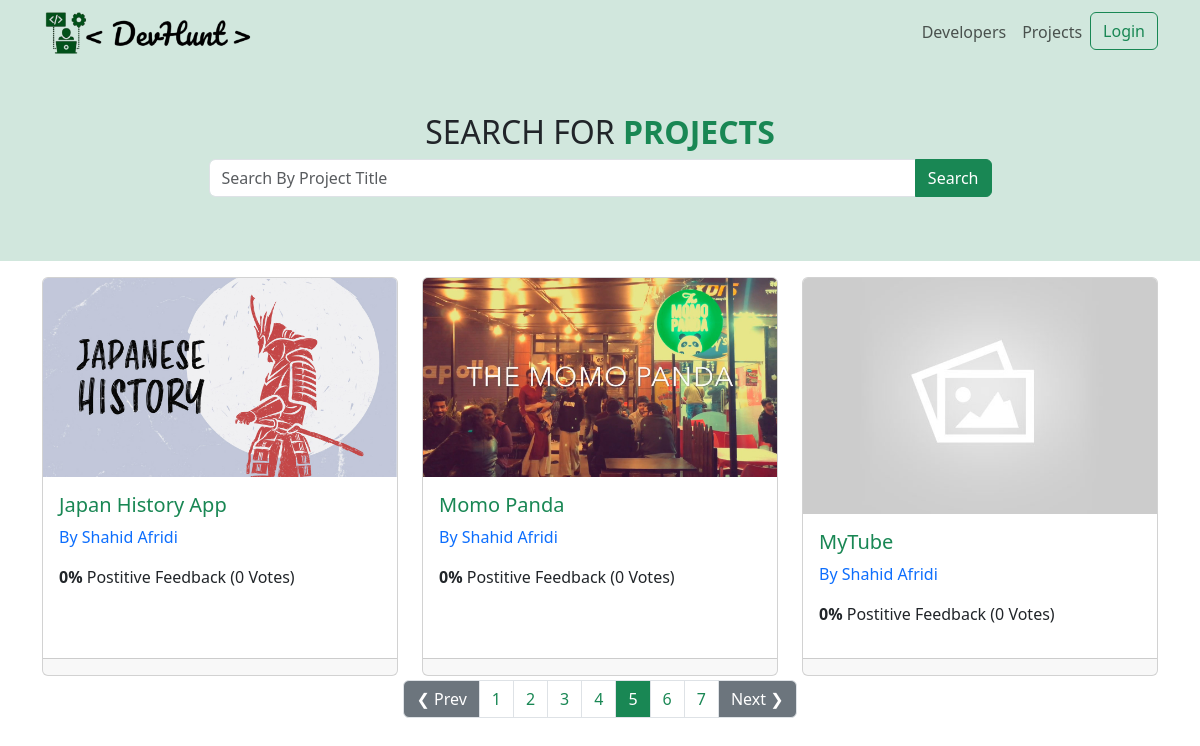
Page /projects/?page=5 on the earlier database version.
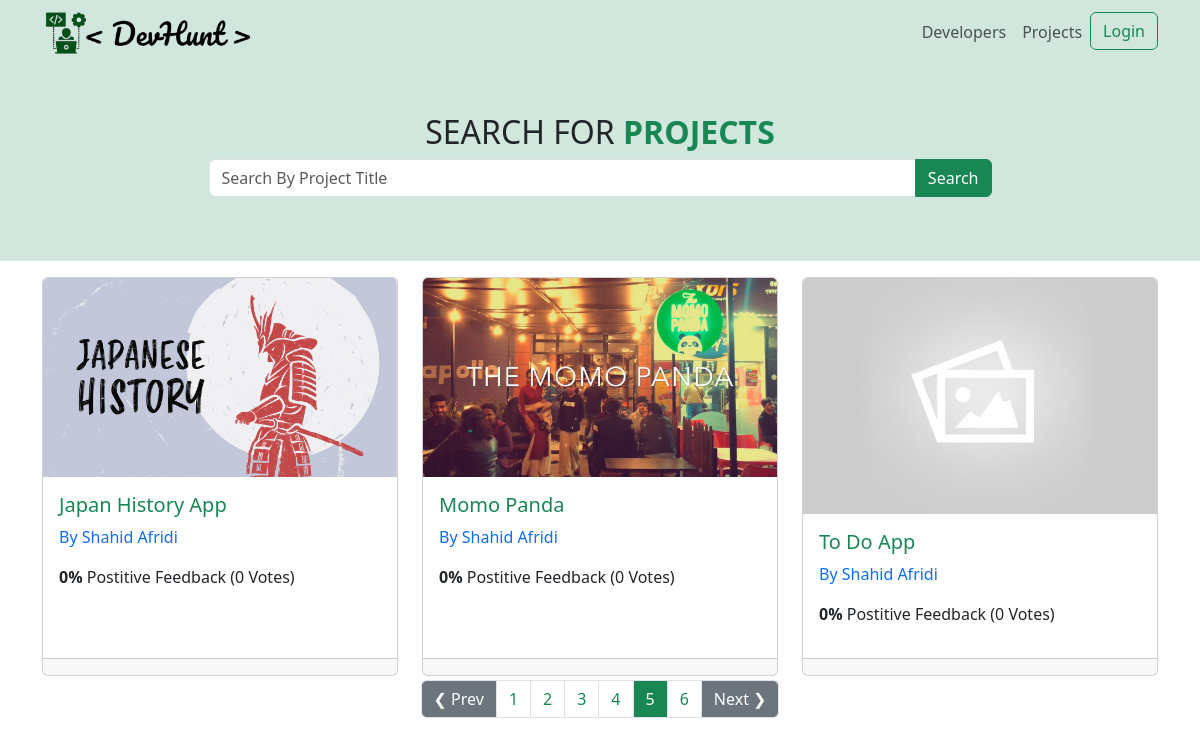
Same page on the later database version.
### projects/models.py (models this page shows, shortened)
class Project(models.Model):
    owner = models.ForeignKey(
        Profile, blank=True, null=True, on_delete=models.CASCADE)
    title = models.CharField(max_length=255)
    description = models.TextField(null=True, blank=True)
    featured_image = models.ImageField(
        null=True, blank=True, default='default.jpg')
    demo_link = models.CharField(max_length=200, null=True, blank=True)
    source_link = models.CharField(max_length=200, null=True, blank=True)
    tags = models.ManyToManyField('Tag', blank=True)
    vote_total = models.IntegerField(default=0, null=True, blank=True)
    vote_ratio = models.IntegerField(default=0, null=True, blank=True)
    created_at = models.DateTimeField(auto_now_add=True)
    id = models.UUIDField(default=uuid.uuid4, unique=True,
                          primary_key=True, editable=False)
    class Meta:
        ordering = ['-vote_total','-vote_ratio', 'title']
    @property
    def imageURL(self):
        try:
            url = self.featured_image.url
        except:
            url = ''
        return url

### users/models.py (models this page shows, shortened)
class Profile(models.Model):
    user = models.OneToOneField(
        User, on_delete=models.CASCADE, blank=True, null=True)
    name = models.CharField(max_length=255, blank=True, null=True)
    email = models.EmailField(max_length=500, blank=True, null=True)
    username = models.CharField(max_length=255, blank=True, null=True)
    short_intro = models.CharField(max_length=200, blank=True, null=True)
    location = models.CharField(max_length=200, blank=True, null=True)
    bio = models.TextField(blank=True, null=True)
    profile_image = models.ImageField(
        blank=True, null=True, upload_to='profiles/', default='profiles/user-default.png')
    social_github = models.CharField(max_length=200, blank=True, null=True)
    social_twitter = models.CharField(max_length=200, blank=True, null=True)
    social_linkedin = models.CharField(max_length=200, blank=True, null=True)
    social_youtube = models.CharField(max_length=200, blank=True, null=True)
    social_website = models.CharField(max_length=200, blank=True, null=True)
    created_at = models.DateTimeField(auto_now_add=True)
    id = models.UUIDField(default=uuid.uuid4, unique=True,
                          primary_key=True, editable=False)
    class Meta:
        ordering = ['created_at']

### projects/views.py (the view)
# urls.py: path('projects/', include('projects.urls')),
def projects(request):
    projects, search_query = searchProject(request)
    projects, custom_range, paginator = paginateProjects(request, projects, 3)
    context = {
        'projects': projects,
        'search_query': search_query,
        'paginator': paginator,
        'custom_range': custom_range
    }
    return render(request, 'projects/projects.html', context)

### projects/utils.py (called while the page is built)
def searchProject(request):
    search_query = ''
    if request.GET.get('search_query'):
        search_query = request.GET.get('search_query')
    tags = Tag.objects.filter(name__icontains=search_query)
    projects = Project.objects.distinct().filter(
        Q(title__icontains=search_query) |
        Q(owner__name__icontains=search_query) |
        Q(tags__in=tags)
    )
    return projects, search_query

def paginateProjects(request, projects, results):
    page = request.GET.get('page')
    paginator = Paginator(projects, results)
    try:
        projects = paginator.page(page)
    except PageNotAnInteger:
        page = 1
        projects = paginator.page(page)
    except EmptyPage:
        page = paginator.num_pages
        projects = paginator.page(page)
    leftIndex = (int(page)-4)
    if leftIndex < 1:
        leftIndex = 1
    rightIndex = (int(page)+5)
    if rightIndex > paginator.num_pages:
        rightIndex = paginator.num_pages + 1
    custom_range = range(leftIndex, rightIndex)
    return projects, custom_range, paginator

### projects/templates/projects/projects.html (shortened to what this page needs)
{% extends 'main.html' %}
{% block content %}
<div class=" bg-success-subtle">
    <div class='container text-center p-5'>
        <h2>SEARCH FOR <span class='text-success' style="font-weight: 800;">PROJECTS</span></h2>
        <form id="searchForm" action="{% url 'projects' %}" method="get">
          <div class="input-group mb-3 m-auto w-75">
            <input type="text" class="form-control" placeholder="Search By Project Title" aria-label="Recipient's username" aria-describedby="button-addon2" name='search_query' value={{search_query}}>
            <input class="btn  btn-success" type="submit" id="button-addon2" value="Search"/>
          </div>
        </form>
    </div>
</div>
<div class="container mt-3">
    <div class="row row-cols-1 row-cols-md-3 g-4">
        {% for project in projects %}
        <div class="col ">
            <a class="text-decoration-none " href="{% url 'single-project' project.id %}" >
          <div class="card h-100 ">
            <img src="{{project.imageURL}}" class="card-img-top" alt="...">
            <div class="card-body">
              <h5 class="text-success card-title ">{{project.title}}</h5>
              <p><a class="text-decoration-none"  href="{% url 'profile' project.owner.id %}">By {{ project.owner.name }}</a></p>
              <p class="">
                <span style="font-weight: bold;">{{project.vote_ratio}}%</span> Postitive
                Feedback ({{project.vote_total}} Vote{{project.vote_total|pluralize:"s"}})
              </p>
            </div>
              </a>
            <div class="card-footer">
            </div>
          </div>
        </div>
        {% endfor %}
   {% include 'pagination.html' with queryset=projects custom_range=custom_range %}
{% endblock content %}

Differences in the rows shown:
removed Project: imageURL (placeholder picture), title "MyTube", owner.name "Shahid Afridi", vote_ratio "0", vote_total "0"
now on this page (row unchanged): Project: imageURL (placeholder picture), title "To Do App", owner.name "Shahid Afridi", vote_ratio "0", vote_total "0"
Other differences:
list line gone: "7"
